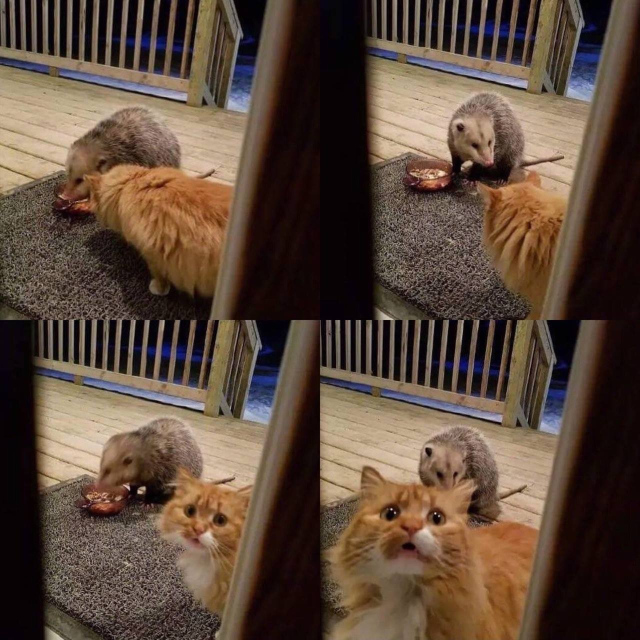
#> input picture test.jpg, 1280 x 1280 px (shown at 1/2 size)
$ jupyter execute spark_augmentation_erase.ipynb
#> lines starting #> are read from the running program, lines starting #| are printed output that depends on the picture; after the words box and inside, x2 and y2 are one past the last pixel; in counts of white or black regions, pixels touching at a corner belong together
[cell 1]
import cv2
img = cv2.imread('test.jpg')
#> img is the input picture: shape (1280, 1280, 3); mean B, G, R 59.4, 72.7, 91.9
img = cv2.resize(img, (200,200))
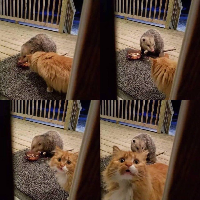
#> img: shape (200, 200, 3); mean B, G, R 59.4, 72.7, 91.9

import matplotlib.pyplot as plt
plt.imshow(img)
plt.show()

[cell 2]
img.shape
#> Out = (200, 200, 3)

[cell 3]
from random import randint
randint(-5,6)

[cell 4]
img = cv2.imread('test.jpg')
img = cv2.resize(img, (200,200))
h, w, c = img.shape
#> h = 200; w = 200; c = 3
def in_range(x, y):
    if x>=0 and x<= w and y>=0 and y<=h:
        return True
    return False

from random import randint
from math import sqrt
# tunable parameters
# spark center radius = r, spark strength = s, spark density = d
# kernel speed = k_s
r = 15
k_s = 1
s = 100
d = 10
bw = 2 # blob width factor
# 1. Select spark center
h, w, c = img.shape
cenX = w//2
#> cenX = 100
cenY = h//2
#> cenY = 100
cenX = cenX + randint(-r,r)
#> cenX = 109
cenY = cenY + randint(-r,r)
#> cenY = 113

# 2. Generate sparks
speed_pairs = [(0, k_s), (k_s, k_s), (k_s, 0),
               (0, -k_s), (-k_s, -k_s), (-k_s, 0)]

csd = randint(d-k_s, d+k_s)
while(csd > 0):
    csd -= 1
    cks_idx = randint(0, len(speed_pairs)-1)
    cks = speed_pairs[cks_idx]
    fluc = randint(-int(k_s//sqrt(2)), int(k_s//sqrt(2)))
    # shift
    dx = cks[0] + fluc # + randint(-k_s//2,k_s//2)
    dy = cks[1] + fluc # + randint(-k_s//2,k_s//2)
    css = randint(s//3, s)
    cx = cenX
    cy = cenY
    while(css > 0):
        css -= 1
        cx = cx + dx + randint(-k_s//2,k_s//2)
        cy = cy + dy + randint(-k_s//2,k_s//2)
        if in_range(cx, cy):
            w1 = randint(1,2*bw)
            w2 = randint(1,2*bw)
            w3 = randint(1,2*bw)
            w4 = randint(1,2*bw)
            img[cx-w1:cx+w2,cy-w3:cy+w4,:] = 255
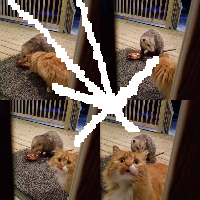
#> img: shape (200, 200, 3); 9.16% of pixels changed, all inside (x1, y1, x2, y2) = (8, 0, 159, 147)
#> after the loop, csd = 0
